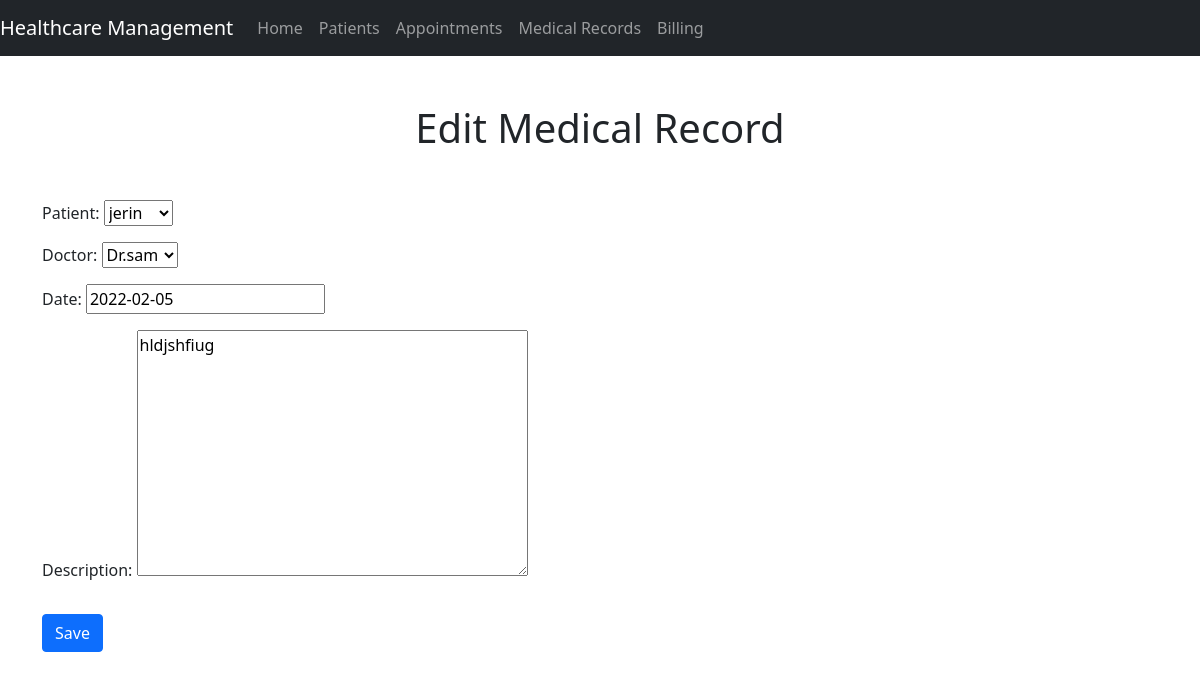
The app's page /medicalrecords/1/edit/ with its own data.
### Health_Care_app/models.py (models this page shows, shortened)
class MedicalRecord(models.Model):
    patient = models.ForeignKey('Patient', on_delete=models.CASCADE)
    doctor = models.ForeignKey('Doctor', on_delete=models.CASCADE)
    date = models.DateField()
    description = models.TextField()

### Health_Care_app/views.py (the view)
# urls.py: path('medicalrecords/<int:pk>/edit/', views.medicalrecord_edit, name='medicalrecord_edit'),
def medicalrecord_edit(request, pk):
    record = get_object_or_404(MedicalRecord, pk=pk)
    if request.method == "POST":
        form = MedicalRecordForm(request.POST, instance=record)
        if form.is_valid():
            record = form.save(commit=False)
            record.save()
            return redirect('medicalrecord_detail', pk=record.pk)
    else:
        form = MedicalRecordForm(instance=record)
    return render(request, 'Health_Care_app/medical_record_form.html', {'form': form})

### Health_Care_app/forms.py
class MedicalRecordForm(forms.ModelForm):
    class Meta:
        model = MedicalRecord
        fields = ['patient', 'doctor', 'date', 'description']

### Health_Care_app/models.py (called while the page is built)
    def __str__(self):
        return self.name

    def __str__(self):
        return self.name

### Health_Care_app/templates/Health_Care_app/medical_record_form.html (shortened to what this page needs)
{% extends 'Health_Care_app/base.html' %}
{% block content %}
<h1 class="text-center mb-5">{% if form.instance.pk %}Edit Medical Record{% else %}New Medical Record{% endif %}</h1>
<form method="post">
  {{ form.as_p }}
  <input type="submit" class="btn btn-primary mt-3" value="Save">
</form>
{% endblock %}

### records on screen
MedicalRecord: patient "jerin", doctor "Dr.sam", date "2022-02-05", description "hldjshfiug"
